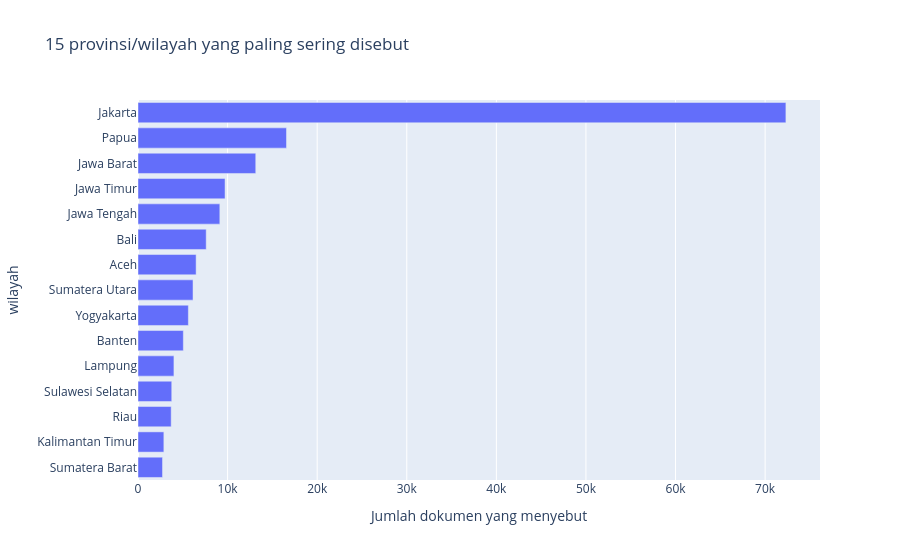

The cell this chart's notebook holds for it:
### Code cell
wil = (lf.select([pl.col(c).sum().alias(c[2:].replace("_", " ")) for c in wcols]).collect()
         .transpose(include_header=True, header_name="wilayah", column_names=["n"])
         .sort("n", descending=True))
fig3 = px.bar(wil.head(15), x="n", y="wilayah", orientation="h",
              title="15 provinsi/wilayah yang paling sering disebut")
fig3.update_layout(yaxis=dict(autorange="reversed"), xaxis_title="Jumlah dokumen yang menyebut")
save(fig3, "03_wilayah_teratas")

### Figure 1 — Plotly figure (JSON) as saved in the notebook; plotly's stock layout.template omitted (floating-point values rounded to 4 significant figures)
{"data": [{"hovertemplate": "n=%{x}<br>wilayah=%{y}<extra></extra>", "legendgroup": "", "marker": {"color": "#636efa", "pattern": {"shape": ""}}, "name": "", "orientation": "h", "showlegend": false, "textposition": "auto", "type": "bar", "x": [72318, 16575, 13143, 9716, 9134, 7612, 6487, 6141, 5621, 5061, 4011, 3766, 3703, 2887, 2737], "xaxis": "x", "y": ["Jakarta", "Papua", "Jawa Barat", "Jawa Timur", "Jawa Tengah", "Bali", "Aceh", "Sumatera Utara", "Yogyakarta", "Banten", "Lampung", "Sulawesi Selatan", "Riau", "Kalimantan Timur", "Sumatera Barat"], "yaxis": "y"}], "layout": {"barmode": "relative", "legend": {"tracegroupgap": 0}, "title": {"text": "15 provinsi/wilayah yang paling sering disebut"}, "xaxis": {"anchor": "y", "domain": [0, 1], "title": {"text": "Jumlah dokumen yang menyebut"}}, "yaxis": {"anchor": "x", "autorange": "reversed", "domain": [0, 1], "title": {"text": "wilayah"}}}}
